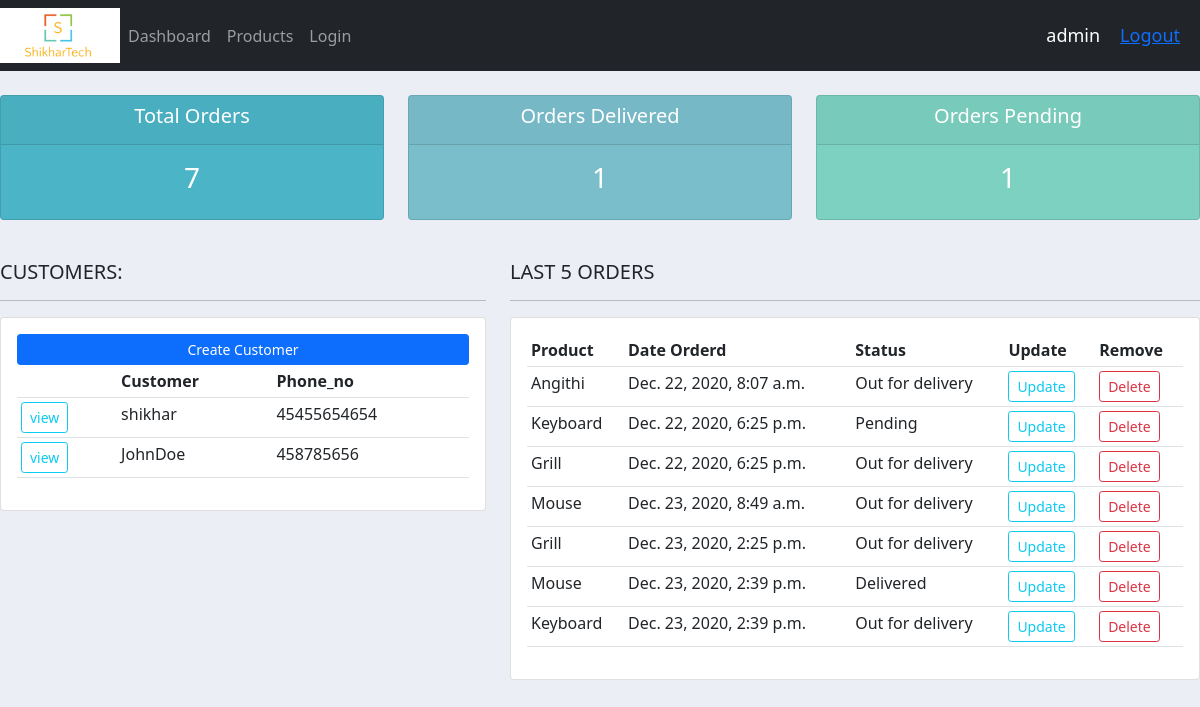
Page /accounts_app/dashboard/ (signed in) on the committed database.
### accounts/models.py (models this page shows, shortened)
class Customer(models.Model):
    name = models.CharField(max_length=200, null=True)
    phone_no = models.CharField(max_length=200, null=True)
    email = models.CharField(max_length=200, null=True)
    date_created = models.DateTimeField(auto_now_add=True)

class Order(models.Model):
    STATUS = (
        ('Pending', 'Pending'),
        ('Out for delivery', 'Out for delivery'),
        ('Delivered', 'Delivered'),
    )
    customer = models.ForeignKey(Customer, null=True, on_delete=models.CASCADE)
    product = models.ForeignKey(Products, null=True, on_delete=models.CASCADE)
    date_created = models.DateTimeField(auto_now_add=True, null=True)
    status = models.CharField(max_length=200, choices=STATUS)

class Products(models.Model):
    CATEGORY = (
        ('Indoor', 'Indoor'),
        ('Outdoor', 'Outdoor'),
    )
    name = models.CharField(max_length=200, null=True)
    price = models.FloatField(null=True)
    category = models.CharField(max_length=200, null=True, choices=CATEGORY)
    discription = models.CharField(max_length=200, null=True, blank=True)
    date_created = models.DateTimeField(auto_now_add=True, null=True)
    Tags = models.ManyToManyField(Tag, blank=True)
    def __str__(self):
        return self.name

### accounts/views.py (the view)
# urls.py: path('dashboard/', views.home, name="home"),
@login_required(login_url='login')
def home(request):
    customer_lis = Customer.objects.all()
    order_lis = Order.objects.all()
    total_order = order_lis.count()
    order_delivered = order_lis.filter(status="Delivered").count()
    order_pending = order_lis.filter(status="Pending").count()
    return render(request, 'accounts/dashboard.html',
                  {'cus_lis': customer_lis, 'order_lis': order_lis,
                   'order_delivered': order_delivered, 'order_pending': order_pending,
                   'total_order': total_order}
                  )

### accounts/templates/accounts/dashboard.html
{% extends 'accounts/main.html' %}
{% block content %}
{% include 'accounts/status.html' %}
<br>
<div class="row">
	<div class="col-md-5">
		<h5>CUSTOMERS:</h5>
		<hr>
		<div class="card card-body">
			<a class="btn btn-primary  btn-sm btn-block" href="">Create Customer</a>
			<table class="table table-sm">
				<tr>
					<th></th>
					<th>Customer</th>
					<th>Phone_no</th>
					{% for i in cus_lis %}
						<tr>
							<td><a class="btn btn-outline-info  btn-sm btn-block" href="{% url 'customer' i.id %}">view</a></td>
							<td>{{i.name}}</td>
							<td>{{i.phone_no}}</td>
						</tr>
					{% endfor %}
				</tr>
			</table>
		</div>
	</div>
	<div class="col-md-7">
		<h5>LAST 5 ORDERS</h5>
		<hr>
		<div class="card card-body">
			<table class="table table-sm">
				<tr>
					<th>Product</th>
					<th>Date Orderd</th>
					<th>Status</th>
					<th>Update</th>
					<th>Remove</th>
					{% for i in order_lis %}
						<tr>
							<td>{{i.product}}</td>
							<td>{{i.date_created}}</td>
							<td>{{i.status}}</td>
							<td><a class="btn btn-outline-info  btn-sm btn-block" href="{% url 'update_order' i.id %}">Update</a></td>
							<td><a class="btn btn-outline-danger  btn-sm btn-block" href="{% url 'delete_order' i.id %}">Delete</a></td>
						</tr>
					{% endfor %}
				</tr>
			</table>
		</div>
	</div>
</div>
{% endblock %}

### accounts/templates/accounts/navbar.html (shortened to what this page needs)
{% load static %}
<nav class="navbar navbar-expand-lg navbar-dark bg-dark">
    <img src="{% static 'images/logo.png' %}" alt="Logo">
    <div class="collapse navbar-collapse" id="navbarNavDropdown">
      <ul class="navbar-nav">
        <li class="nav-item">
          <a class="nav-link" href="{% url 'home'%}">Dashboard</a>
        </li>
        <li class="nav-item">
          <a class="nav-link" href="{% url 'products' %}">Products</a>
        </li>
        <li class="nav-item">
          <a class="nav-link" href="{% url 'login' %}">Login</a>
        </li>
      </ul>
    </div>
    <span class="user_msg">{{request.user}}</span>
    <span class="user_msg"><a href="{% url 'logout'%}">Logout</a></span>
  </nav>

### static/css/main.css (style rules this page uses)
img { max-width: 10%; max-height: 10%; }
body { background-color: #ebeff5; }

### accounts/templates/accounts/navbar.html (style rules this page uses)
.user_msg { font-size: 18px; color: #fff; margin-right: 20px; }

### rows in the picture
Customer: name "shikhar", phone_no "45455654654"
Customer: name "JohnDoe", phone_no "458785656"
Order: product "Angithi", date_created "Dec. 22, 2020, 8:07 a.m.", status "Out for delivery"
Order: product "Keyboard", date_created "Dec. 22, 2020, 6:25 p.m.", status "Pending"
Order: product "Grill", date_created "Dec. 22, 2020, 6:25 p.m.", status "Out for delivery"
Order: product "Mouse", date_created "Dec. 23, 2020, 8:49 a.m.", status "Out for delivery"
Order: product "Grill", date_created "Dec. 23, 2020, 2:25 p.m.", status "Out for delivery"
Order: product "Mouse", date_created "Dec. 23, 2020, 2:39 p.m.", status "Delivered"
Order: product "Keyboard", date_created "Dec. 23, 2020, 2:39 p.m.", status "Out for delivery"

### other values in the picture
{{ request.user }} "admin"
{{ total_order }} "7"
{{ order_delivered }} "1"
{{ order_pending }} "1"
